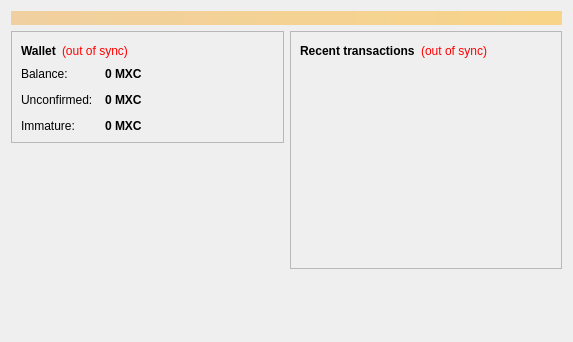
<?xml version="1.0" encoding="UTF-8"?>
<ui version="4.0">
 <class>OverviewPage</class>
 <widget class="QWidget" name="OverviewPage">
  <property name="geometry">
   <rect>
    <x>0</x>
    <y>0</y>
    <width>573</width>
    <height>342</height>
   </rect>
  </property>
  <property name="windowTitle">
   <string>Form</string>
  </property>
  <layout class="QVBoxLayout" name="topLayout">
   <item>
    <widget class="QLabel" name="labelAlerts">
     <property name="visible">
      <bool>false</bool>
     </property>
     <property name="styleSheet">
      <string notr="true">background-color: qlineargradient(x1: 0, y1: 0, x2: 1, y2: 0, stop:0 #F0D0A0, stop:1 #F8D488); color:#000000;</string>
     </property>
     <property name="wordWrap">
      <bool>true</bool>
     </property>
     <property name="margin">
      <number>3</number>
     </property>
    </widget>
   </item>
   <item>
    <layout class="QHBoxLayout" name="horizontalLayout" stretch="1,1">
     <item>
      <layout class="QVBoxLayout" name="verticalLayout_2">
       <item>
        <widget class="QFrame" name="frame">
         <property name="frameShape">
          <enum>QFrame::StyledPanel</enum>
         </property>
         <property name="frameShadow">
          <enum>QFrame::Raised</enum>
         </property>
         <layout class="QVBoxLayout" name="verticalLayout_4">
          <item>
           <layout class="QHBoxLayout" name="horizontalLayout_4">
            <item>
             <widget class="QLabel" name="label_5">
              <property name="font">
               <font>
                <weight>75</weight>
                <bold>true</bold>
               </font>
              </property>
              <property name="text">
               <string>Wallet</string>
              </property>
             </widget>
            </item>
            <item>
             <widget class="QLabel" name="labelWalletStatus">
              <property name="toolTip">
               <string>The displayed information may be out of date. Your wallet automatically synchronizes with the Maxcoin network after a connection is established, but this process has not completed yet.</string>
              </property>
              <property name="styleSheet">
               <string notr="true">QLabel { color: red; }</string>
              </property>
              <property name="text">
               <string notr="true">(out of sync)</string>
              </property>
              <property name="alignment">
               <set>Qt::AlignLeading|Qt::AlignLeft|Qt::AlignVCenter</set>
              </property>
             </widget>
            </item>
            <item>
             <spacer name="horizontalSpacer_2">
              <property name="orientation">
               <enum>Qt::Horizontal</enum>
              </property>
              <property name="sizeHint" stdset="0">
               <size>
                <width>40</width>
                <height>20</height>
               </size>
              </property>
             </spacer>
            </item>
           </layout>
          </item>
          <item>
           <layout class="QFormLayout" name="formLayout_2">
            <property name="fieldGrowthPolicy">
             <enum>QFormLayout::AllNonFixedFieldsGrow</enum>
            </property>
            <property name="horizontalSpacing">
             <number>12</number>
            </property>
            <property name="verticalSpacing">
             <number>12</number>
            </property>
            <item row="0" column="0">
             <widget class="QLabel" name="label">
              <property name="text">
               <string>Balance:</string>
              </property>
             </widget>
            </item>
            <item row="0" column="1">
             <widget class="QLabel" name="labelBalance">
              <property name="font">
               <font>
                <weight>75</weight>
                <bold>true</bold>
               </font>
              </property>
              <property name="cursor">
               <cursorShape>IBeamCursor</cursorShape>
              </property>
              <property name="toolTip">
               <string>Your current balance</string>
              </property>
              <property name="text">
               <string notr="true">0 MXC</string>
              </property>
              <property name="textInteractionFlags">
               <set>Qt::LinksAccessibleByMouse|Qt::TextSelectableByKeyboard|Qt::TextSelectableByMouse</set>
              </property>
             </widget>
            </item>
            <item row="1" column="0">
             <widget class="QLabel" name="label_3">
              <property name="text">
               <string>Unconfirmed:</string>
              </property>
             </widget>
            </item>
            <item row="1" column="1">
             <widget class="QLabel" name="labelUnconfirmed">
              <property name="font">
               <font>
                <weight>75</weight>
                <bold>true</bold>
               </font>
              </property>
              <property name="cursor">
               <cursorShape>IBeamCursor</cursorShape>
              </property>
              <property name="toolTip">
               <string>Total of transactions that have yet to be confirmed, and do not yet count toward the current balance</string>
              </property>
              <property name="text">
               <string notr="true">0 MXC</string>
              </property>
              <property name="textInteractionFlags">
               <set>Qt::LinksAccessibleByMouse|Qt::TextSelectableByKeyboard|Qt::TextSelectableByMouse</set>
              </property>
             </widget>
            </item>
            <item row="2" column="0">
             <widget class="QLabel" name="labelImmatureText">
              <property name="text">
               <string>Immature:</string>
              </property>
             </widget>
            </item>
            <item row="2" column="1">
             <widget class="QLabel" name="labelImmature">
              <property name="font">
               <font>
                <weight>75</weight>
                <bold>true</bold>
               </font>
              </property>
              <property name="toolTip">
               <string>Mined balance that has not yet matured</string>
              </property>
              <property name="text">
               <string notr="true">0 MXC</string>
              </property>
              <property name="textInteractionFlags">
               <set>Qt::LinksAccessibleByMouse|Qt::TextSelectableByKeyboard|Qt::TextSelectableByMouse</set>
              </property>
             </widget>
            </item>
           </layout>
          </item>
         </layout>
        </widget>
       </item>
       <item>
        <spacer name="verticalSpacer">
         <property name="orientation">
          <enum>Qt::Vertical</enum>
         </property>
         <property name="sizeHint" stdset="0">
          <size>
           <width>20</width>
           <height>40</height>
          </size>
         </property>
        </spacer>
       </item>
      </layout>
     </item>
     <item>
      <layout class="QVBoxLayout" name="verticalLayout_3">
       <item>
        <widget class="QFrame" name="frame_2">
         <property name="frameShape">
          <enum>QFrame::StyledPanel</enum>
         </property>
         <property name="frameShadow">
          <enum>QFrame::Raised</enum>
         </property>
         <layout class="QVBoxLayout" name="verticalLayout">
          <item>
           <layout class="QHBoxLayout" name="horizontalLayout_2">
            <item>
             <widget class="QLabel" name="label_4">
              <property name="text">
               <string>&lt;b&gt;Recent transactions&lt;/b&gt;</string>
              </property>
             </widget>
            </item>
            <item>
             <widget class="QLabel" name="labelTransactionsStatus">
              <property name="toolTip">
               <string>The displayed information may be out of date. Your wallet automatically synchronizes with the Maxcoin network after a connection is established, but this process has not completed yet.</string>
              </property>
              <property name="styleSheet">
               <string notr="true">QLabel { color: red; }</string>
              </property>
              <property name="text">
               <string notr="true">(out of sync)</string>
              </property>
              <property name="alignment">
               <set>Qt::AlignRight|Qt::AlignTrailing|Qt::AlignVCenter</set>
              </property>
             </widget>
            </item>
            <item>
             <spacer name="horizontalSpacer">
              <property name="orientation">
               <enum>Qt::Horizontal</enum>
              </property>
              <property name="sizeHint" stdset="0">
               <size>
                <width>40</width>
                <height>20</height>
               </size>
              </property>
             </spacer>
            </item>
           </layout>
          </item>
          <item>
           <widget class="QListView" name="listTransactions">
            <property name="styleSheet">
             <string notr="true">QListView { background: transparent; }</string>
            </property>
            <property name="frameShape">
             <enum>QFrame::NoFrame</enum>
            </property>
            <property name="verticalScrollBarPolicy">
             <enum>Qt::ScrollBarAlwaysOff</enum>
            </property>
            <property name="horizontalScrollBarPolicy">
             <enum>Qt::ScrollBarAlwaysOff</enum>
            </property>
            <property name="selectionMode">
             <enum>QAbstractItemView::NoSelection</enum>
            </property>
           </widget>
          </item>
         </layout>
        </widget>
       </item>
       <item>
        <spacer name="verticalSpacer_2">
         <property name="orientation">
          <enum>Qt::Vertical</enum>
         </property>
         <property name="sizeHint" stdset="0">
          <size>
           <width>20</width>
           <height>40</height>
          </size>
         </property>
        </spacer>
       </item>
      </layout>
     </item>
    </layout>
   </item>
  </layout>
 </widget>
 <resources/>
 <connections/>
</ui>
